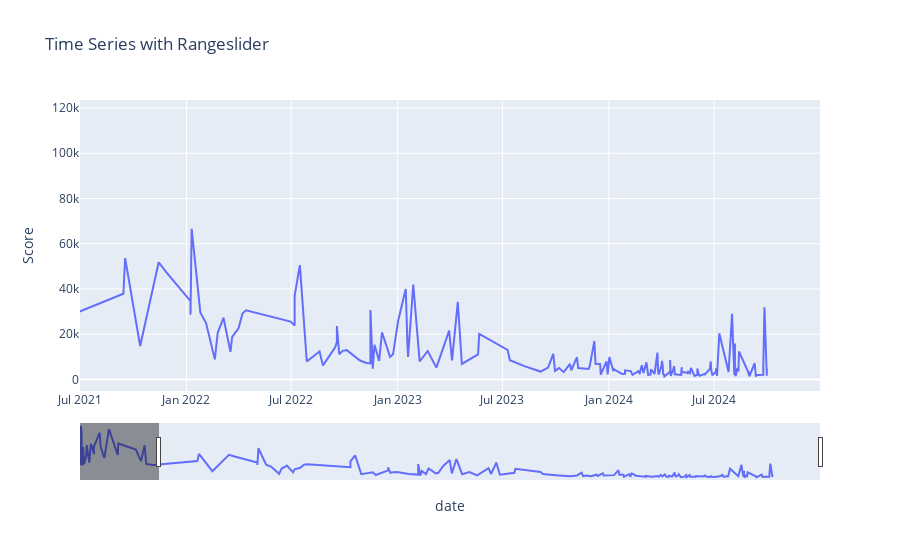

Notebook code cell kept with this figure:
### Code cell
import plotly.express as px
import pandas as pd

# ***IMPORTANT: Sort the DataFrame by date***
the_dff = the_df.sort_values('date')

fig = px.line(the_dff, 
              x='date', 
              y='Score', 
              range_x=['2021-07-01', '2024-12-31'],  # Optional range restriction
              title='Time Series with Rangeslider')

fig.update_xaxes(rangeslider_visible=True)
fig.show()

### Figure 1 — Plotly figure (JSON) as saved in the notebook; plotly's stock layout.template omitted (floating-point values rounded to 4 significant figures; data arrays with more than 128 entries replaced by an {"elided": "..."} marker saying what was removed)
{"data": [{"hovertemplate": "date=%{x}<br>Score=%{y}<extra></extra>", "legendgroup": "", "line": {"color": "#636efa", "dash": "solid"}, "marker": {"symbol": "circle"}, "mode": "lines", "name": "", "orientation": "v", "showlegend": false, "type": "scatter", "x": {"elided": "200 str values"}, "xaxis": "x", "y": {"elided": "200 int values"}, "yaxis": "y"}], "layout": {"legend": {"tracegroupgap": 0}, "title": {"text": "Time Series with Rangeslider"}, "xaxis": {"anchor": "y", "domain": [0, 1], "range": ["2021-07-01", "2024-12-31"], "rangeslider": {"visible": true}, "title": {"text": "date"}}, "yaxis": {"anchor": "x", "domain": [0, 1], "title": {"text": "Score"}}}}
